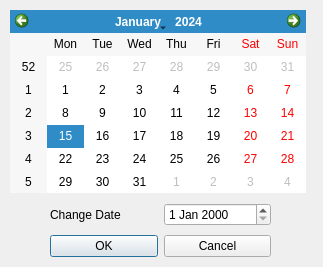
<?xml version="1.0" encoding="UTF-8"?>
<ui version="4.0">
 <class>EditDate</class>
 <widget class="QDialog" name="EditDate">
  <property name="geometry">
   <rect>
    <x>0</x>
    <y>0</y>
    <width>323</width>
    <height>267</height>
   </rect>
  </property>
  <property name="windowTitle">
   <string>Edit Date</string>
  </property>
  <widget class="QCalendarWidget" name="calendarWidget">
   <property name="geometry">
    <rect>
     <x>10</x>
     <y>10</y>
     <width>296</width>
     <height>183</height>
    </rect>
   </property>
  </widget>
  <widget class="QWidget" name="layoutWidget">
   <property name="geometry">
    <rect>
     <x>50</x>
     <y>200</y>
     <width>221</width>
     <height>61</height>
    </rect>
   </property>
   <layout class="QVBoxLayout" name="verticalLayout">
    <item>
     <layout class="QHBoxLayout" name="horizontalLayout">
      <item>
       <widget class="QLabel" name="lbDate">
        <property name="text">
         <string>Change Date</string>
        </property>
       </widget>
      </item>
      <item>
       <widget class="QDateEdit" name="date"/>
      </item>
     </layout>
    </item>
    <item>
     <layout class="QHBoxLayout" name="horizontalLayout_2">
      <item>
       <widget class="QPushButton" name="btnOK">
        <property name="text">
         <string>OK</string>
        </property>
       </widget>
      </item>
      <item>
       <widget class="QPushButton" name="btnCan">
        <property name="text">
         <string>Cancel</string>
        </property>
       </widget>
      </item>
     </layout>
    </item>
   </layout>
  </widget>
 </widget>
 <resources/>
 <connections/>
</ui>
